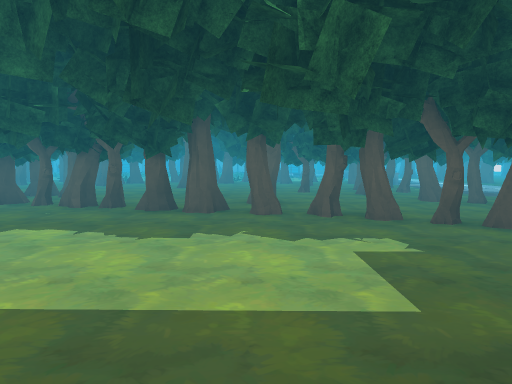
View 1 (above)

20 first-person views from a walk through a 3-D level made in the Unity game engine. The camera is 1.2 m above the floor, tilts 4° down and sees 70° across. The floor is counted in squares, 2 m on a side. Each view is taken from the middle of a square. On the plan, view 1 faces up. The plan holds only what a view shows up to about 10 squares ahead; the rest is blank. The place goes on beyond the plan. The player character is not drawn. Some surface patterns are stand-ins.

View 2
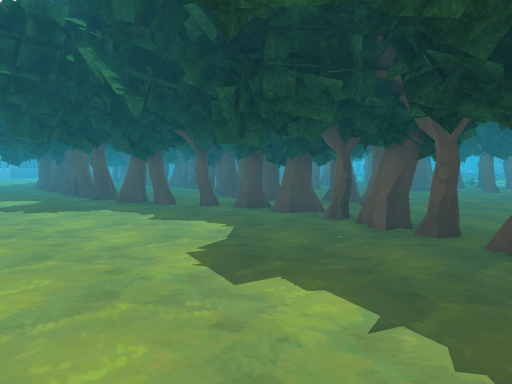

View 3
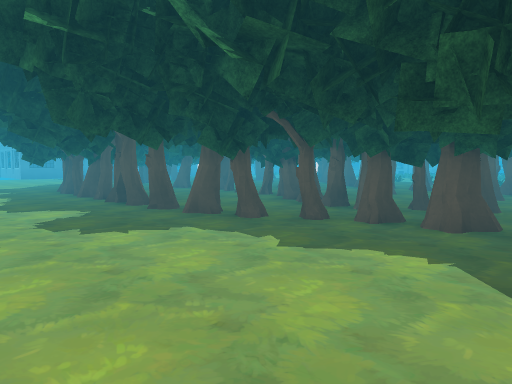

View 4
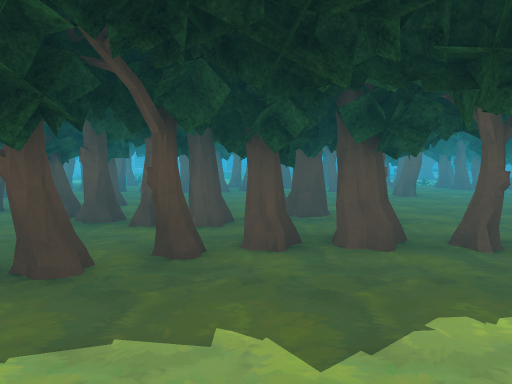

View 5
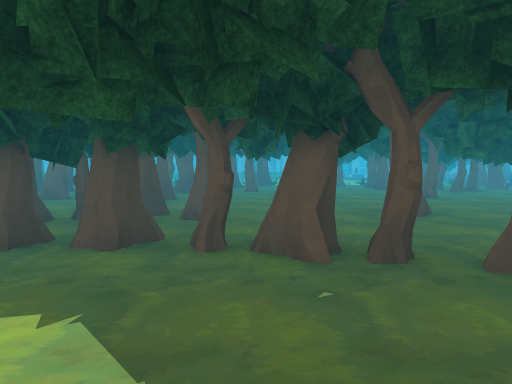

View 6
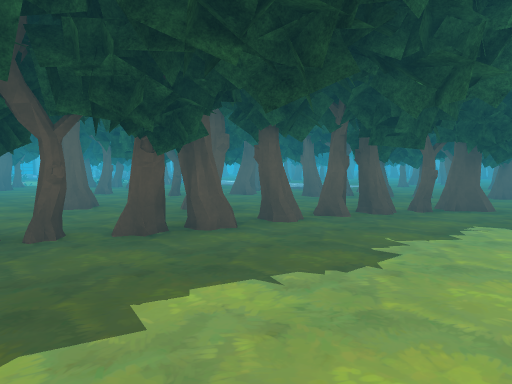

View 7
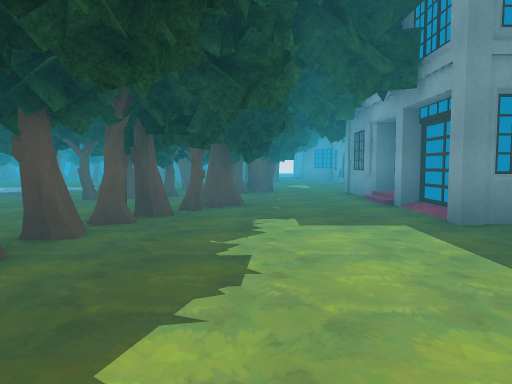

View 8
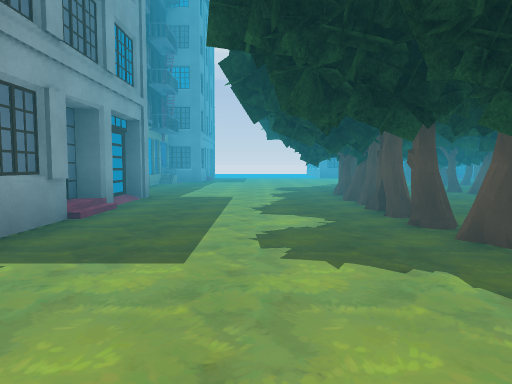

View 9
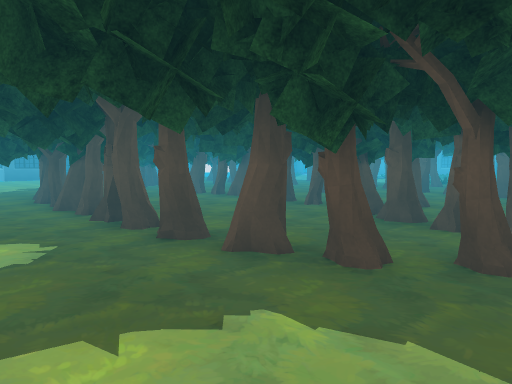

View 10
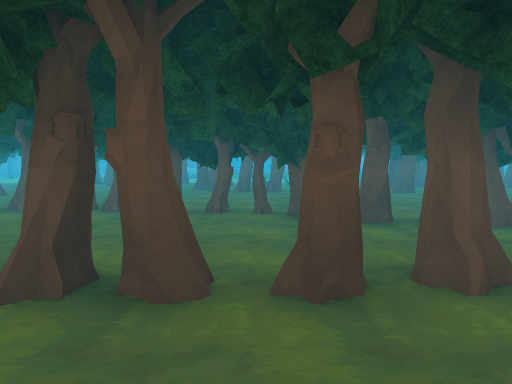

View 11
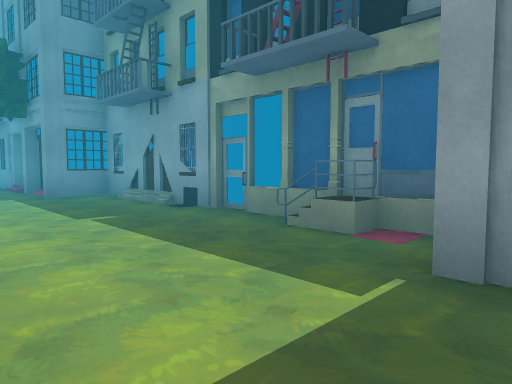

View 12
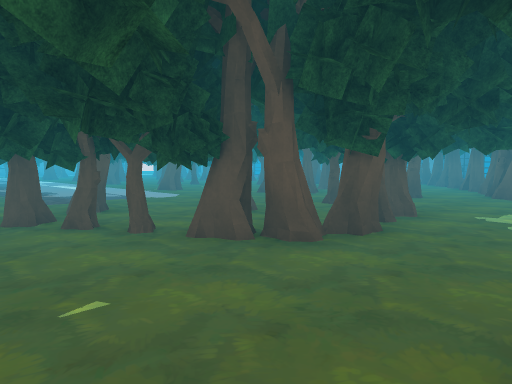

View 13
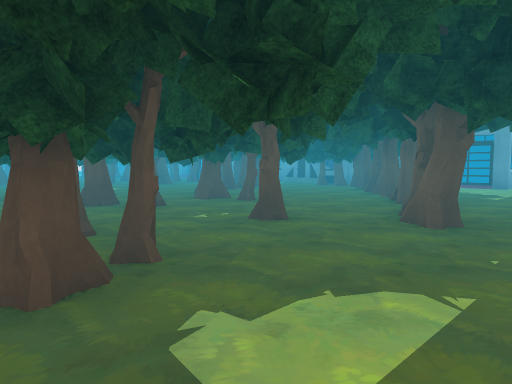

View 14
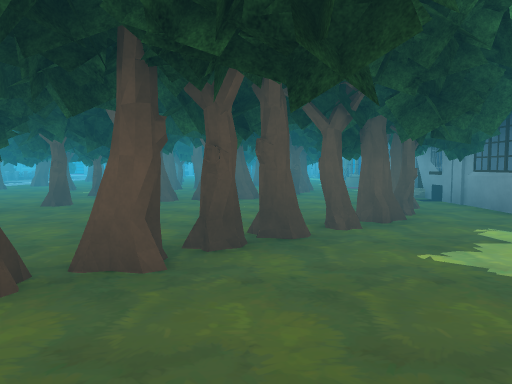

View 15
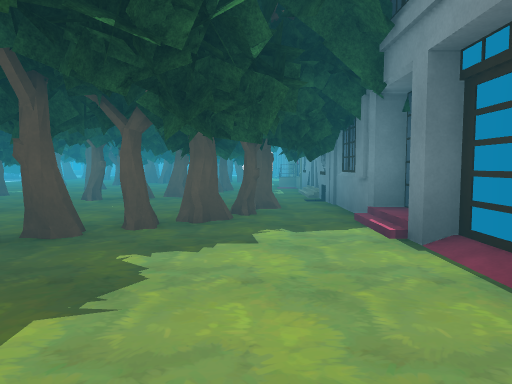

View 16
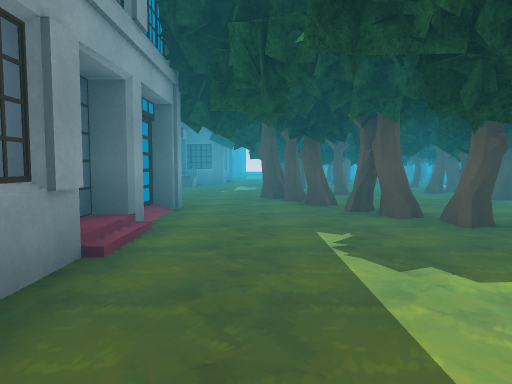

View 17
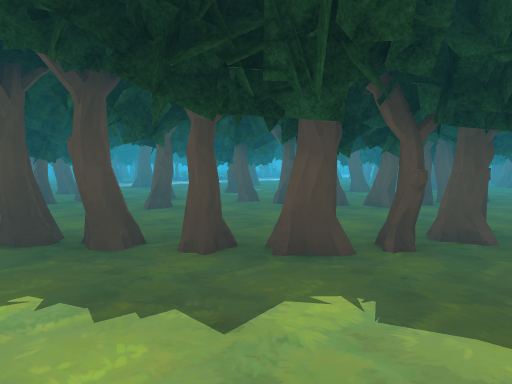

View 18
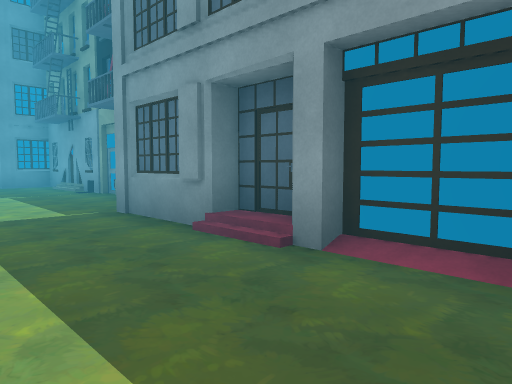

View 19
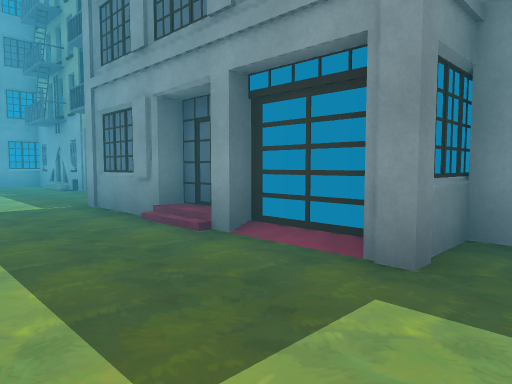

View 20
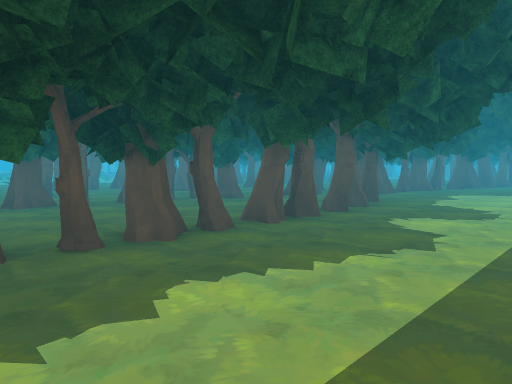

### Floor plan
Key: @ floor where view 1 was taken; # wall or solid block; . floor; T tree; B building; O other object.
Columns run from 12 left of view 1 to 19 right of it. Each row starts with its distance up from view 1.
 14   OOOO   T OOO          TTOO
 13    T.O OT. TOT TT        TO
 12    OTTTOTT .TTTT    TT T TTT T#
 11  ..  TTTTTT..TTT     TTT T.TTTB
 10 TTT..T TT.TTTT.T ... ...T..TT.#
  9 T.TT.T.T.....TTTT...T..TTTTTTT#
  8 TTTTTTTTTT.TTTTTT.......TT..TT#
  7 T.T.TTTTTT.... T....TT..TT .TTB
  6 TT....TTTTT.T .TTT.TT TTT##TT..#
  5 TTTTTTT.TTTTTTTTTTTTTT.TT.#T...#
  4 T..T.T.......TTTTTTTTTT..TT....#
  3 ..............TT.TTTTT.TTT.....#
  2 ....................T..T.......
  1 ....##..........##.......B..#
  0 .#### .B....@####   ...   ###
 -1  #    ####
 -2 BB
 -3 BB

Positions as (right, up) in squares from view 1, and headings:
1: (0, 0), facing up
2: (-1, 2), facing up-left
3: (-3, 2), facing up-left
4: (-5, 3), facing up
5: (-3, 3), facing up
6: (-3, 2), facing up-right
7: (-3, 3), facing right
8: (-4, 3), facing left
9: (-5, 3), facing up-left
10: (-8, 3), facing up
11: (-7, 3), facing down-right
12: (3, 1), facing up-right
13: (7, 1), facing up-right
14: (15, 2), facing up
15: (17, 2), facing up
16: (18, 2), facing left
17: (18, 4), facing up-left
18: (-11, 3), facing down-right
19: (-12, 3), facing down-right
20: (-12, 2), facing up-right
